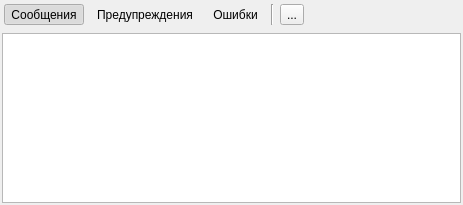
<?xml version="1.0" encoding="UTF-8"?>
<ui version="4.0">
 <class>OutputWidget</class>
 <widget class="QWidget" name="OutputWidget">
  <property name="geometry">
   <rect>
    <x>0</x>
    <y>0</y>
    <width>463</width>
    <height>205</height>
   </rect>
  </property>
  <property name="windowTitle">
   <string>Form</string>
  </property>
  <layout class="QVBoxLayout" name="verticalLayout">
   <property name="leftMargin">
    <number>2</number>
   </property>
   <property name="topMargin">
    <number>2</number>
   </property>
   <property name="rightMargin">
    <number>2</number>
   </property>
   <property name="bottomMargin">
    <number>2</number>
   </property>
   <item>
    <widget class="QFrame" name="frame">
     <property name="frameShadow">
      <enum>QFrame::Raised</enum>
     </property>
     <layout class="QHBoxLayout" name="horizontalLayout">
      <property name="leftMargin">
       <number>2</number>
      </property>
      <property name="topMargin">
       <number>2</number>
      </property>
      <property name="rightMargin">
       <number>2</number>
      </property>
      <property name="bottomMargin">
       <number>2</number>
      </property>
      <item>
       <widget class="QToolButton" name="toolButtonInfo">
        <property name="toolTip">
         <string>Показывать сообщения</string>
        </property>
        <property name="text">
         <string>Сообщения</string>
        </property>
        <property name="icon">
         <iconset resource="Resources/Resources.qrc">
          <normaloff>:/Message/16/Info.png</normaloff>:/Message/16/Info.png</iconset>
        </property>
        <property name="checkable">
         <bool>true</bool>
        </property>
        <property name="checked">
         <bool>true</bool>
        </property>
        <property name="popupMode">
         <enum>QToolButton::DelayedPopup</enum>
        </property>
        <property name="toolButtonStyle">
         <enum>Qt::ToolButtonTextBesideIcon</enum>
        </property>
        <property name="autoRaise">
         <bool>true</bool>
        </property>
       </widget>
      </item>
      <item>
       <widget class="QToolButton" name="toolButtonWarnings">
        <property name="toolTip">
         <string>Показывать предупреждения</string>
        </property>
        <property name="text">
         <string>Предупреждения</string>
        </property>
        <property name="icon">
         <iconset resource="Resources/Resources.qrc">
          <normaloff>:/Message/16/Warning.png</normaloff>:/Message/16/Warning.png</iconset>
        </property>
        <property name="checkable">
         <bool>true</bool>
        </property>
        <property name="checked">
         <bool>false</bool>
        </property>
        <property name="popupMode">
         <enum>QToolButton::DelayedPopup</enum>
        </property>
        <property name="toolButtonStyle">
         <enum>Qt::ToolButtonTextBesideIcon</enum>
        </property>
        <property name="autoRaise">
         <bool>true</bool>
        </property>
       </widget>
      </item>
      <item>
       <widget class="QToolButton" name="toolButtonErrors">
        <property name="toolTip">
         <string>Показывать ошибки</string>
        </property>
        <property name="text">
         <string>Ошибки</string>
        </property>
        <property name="icon">
         <iconset resource="Resources/Resources.qrc">
          <normaloff>:/Message/16/Bug.png</normaloff>:/Message/16/Bug.png</iconset>
        </property>
        <property name="checkable">
         <bool>true</bool>
        </property>
        <property name="checked">
         <bool>false</bool>
        </property>
        <property name="popupMode">
         <enum>QToolButton::DelayedPopup</enum>
        </property>
        <property name="toolButtonStyle">
         <enum>Qt::ToolButtonTextBesideIcon</enum>
        </property>
        <property name="autoRaise">
         <bool>true</bool>
        </property>
       </widget>
      </item>
      <item>
       <widget class="Line" name="line">
        <property name="orientation">
         <enum>Qt::Vertical</enum>
        </property>
       </widget>
      </item>
      <item>
       <widget class="QToolButton" name="toolButtonClear">
        <property name="toolTip">
         <string>Очистить</string>
        </property>
        <property name="text">
         <string>...</string>
        </property>
        <property name="icon">
         <iconset resource="Resources/Resources.qrc">
          <normaloff>:/EditClear.png</normaloff>:/EditClear.png</iconset>
        </property>
       </widget>
      </item>
      <item>
       <spacer name="horizontalSpacer">
        <property name="orientation">
         <enum>Qt::Horizontal</enum>
        </property>
        <property name="sizeHint" stdset="0">
         <size>
          <width>0</width>
          <height>5</height>
         </size>
        </property>
       </spacer>
      </item>
     </layout>
    </widget>
   </item>
   <item>
    <widget class="QListView" name="listViewOutput">
     <property name="editTriggers">
      <set>QAbstractItemView::EditKeyPressed</set>
     </property>
    </widget>
   </item>
  </layout>
 </widget>
 <resources>
  <include location="Resources/Resources.qrc"/>
 </resources>
 <connections/>
</ui>
